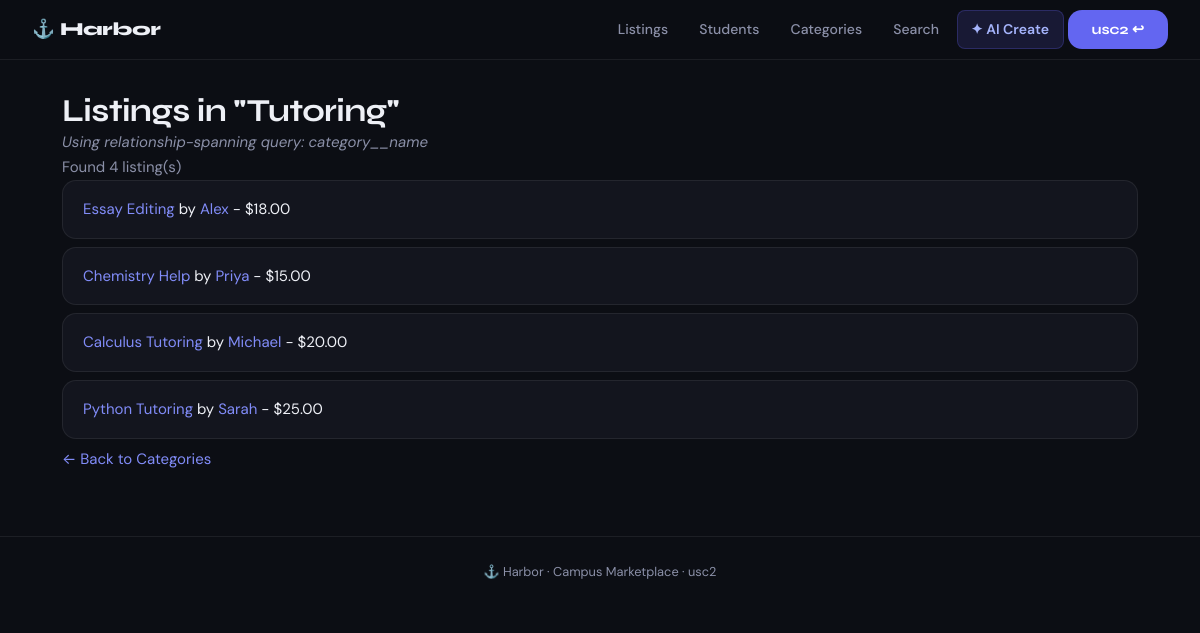
The app's page /category/Tutoring/listings/ (signed in) with its own data.
### listings/models.py (models this page shows, shortened)
class Category(models.Model):
    CATEGORY_TYPES = [
        ('SERVICE', 'Service'),
        ('FUNDRAISER', 'Fundraiser'),
        ('SELLER', 'Seller'),
    ]
    name = models.CharField(max_length=100)
    category_type = models.CharField(max_length=20, choices=CATEGORY_TYPES)
    description = models.TextField(max_length=300, blank=True)
    class Meta:
        ordering = ['name']
        verbose_name_plural = 'Categories'
        constraints = [
            models.UniqueConstraint(
                fields=['name', 'category_type'],
                name='unique_category_name_per_type'
            )
        ]

class Listing(models.Model):
    PAYMENT_METHODS = [
        ('VENMO', 'Venmo'),
        ('CASH', 'Cash'),
        ('PAYPAL', 'PayPal'),
        ('ZELLE', 'Zelle'),
    ]
    seller = models.ForeignKey(
        Student,
        on_delete=models.CASCADE,
        related_name='listings'
    )
    category = models.ForeignKey(
        Category,
        on_delete=models.PROTECT,
        related_name='listings'
    )
    title = models.CharField(max_length=200)
    description = models.TextField(max_length=1000)
    price = models.DecimalField(
        max_digits=10,
        decimal_places=2,
        null=True,
        blank=True,
        help_text="Price in USD (leave blank for free/donations)"
    )
    contact_method = models.CharField(max_length=200)
    accepted_payment = models.CharField(
        max_length=20,
        choices=PAYMENT_METHODS,
        default='VENMO'
    )
    is_active = models.BooleanField(default=True)
    created_at = models.DateTimeField(auto_now_add=True)
    updated_at = models.DateTimeField(auto_now=True)
    class Meta:
        ordering = ['-created_at']
        constraints = [
            models.UniqueConstraint(
                fields=['seller', 'title'],
                name='unique_listing_per_seller'
            )
        ]
    def get_absolute_url(self):
        from django.urls import reverse
        return reverse('listing_detail', args=[str(self.id)])

class Student(models.Model):
    first_name = models.CharField(max_length=100)
    last_name = models.CharField(max_length=100)
    university_email = models.EmailField(
        unique=True,
        validators=[EmailValidator()],
        help_text="Must be a valid .edu email address"
    )
    phone_number = models.CharField(max_length=15, blank=True)
    bio = models.TextField(max_length=500, blank=True)
    is_verified = models.BooleanField(default=False)
    created_at = models.DateTimeField(auto_now_add=True)
    updated_at = models.DateTimeField(auto_now=True)
    class Meta:
        ordering = ['-created_at']
        constraints = [
            models.UniqueConstraint(
                fields=['university_email'],
                name='unique_student_email'
            )
        ]
    def get_absolute_url(self):
        from django.urls import reverse
        return reverse('student_detail', args=[str(self.id)])

### listings/views.py (the view)
def listing_by_category_name(request, category_name):
    listings = Listing.objects.filter(
        is_active=True,
        category__name__iexact=category_name
    )
    context = {
        'listings': listings,
        'category_name': category_name,
        'count': listings.count()
    }
    return render(request, 'listings/listing_by_category.html', context)

### listings/templates/listings/listing_by_category.html (shortened to what this page needs)
{% extends "base.html" %}
{% block content %}
    <h2>Listings in "{{ category_name }}"</h2>
    <p><em>Using relationship-spanning query: category__name</em></p>
    <p>Found {{ count }} listing(s)</p>
    <ul>
    {% for listing in listings %}
        <li>
            <a href="{{ listing.get_absolute_url }}">{{ listing.title }}</a>
            by <a href="{{ listing.seller.get_absolute_url }}">{{ listing.seller.first_name }}</a>
            - ${{ listing.price|default:"Free" }}
        </li>
    {% empty %}
        <li>No listings found in this category.</li>
    {% endfor %}
    </ul>
    <p><a href="{% url 'category_list' %}">&larr; Back to Categories</a></p>
{% endblock %}

### listings/templates/base.html (shortened to what this page needs)
{% load static %}
<!DOCTYPE html>
<html lang="en">
<head>
    <link rel="stylesheet" href="{% static 'listings/css/styles.css' %}">
</head>
<body>
<nav class="navbar">
    <a href="{% url 'home' %}" class="nav-brand">⚓ Harbor</a>
    <div class="nav-links">
        {% if user.is_authenticated %}
            <a href="{% url 'listing_list' %}">Listings</a>
            <a href="{% url 'student_list' %}">Students</a>
            <a href="{% url 'category_list' %}">Categories</a>
            <a href="{% url 'listing_search_get' %}">Search</a>
            <a href="{% url 'create_local_ai' %}" class="nav-ai-btn">✦ AI Create</a>
            <form method="post" action="{% url 'account_logout' %}" class="logout-form">
                <button type="submit" class="nav-logout">{{ user.username }} ↩</button>
            </form>
        {% else %}
            <a href="{% url 'account_login' %}">Login</a>
            <a href="{% url 'account_signup' %}" class="nav-signup">Sign Up</a>
        {% endif %}
    </div>
</nav>
<main class="page-main">
    {% block content %}{% endblock %}
</main>
<footer class="site-footer">
    <p>⚓ Harbor · Campus Marketplace · {{ request.user.username|default:"" }}</p>
</footer>
</body>
</html>

### listings/static/listings/css/styles.css (style rules this page uses)
:root { --primary: #6366f1; --primary-dim: rgba(99,102,241,0.15); --accent: #818cf8; --secondary: #f472b6; --success: #34d399; --warning: #fbbf24; --danger: #f87171; --bg: #0c0e14; --bg-card: #13151e; --bg-raise: #1a1d2a; --bg-hover: #1f2235; --text: #eef0f6; --text-2: #8b90a8; --text-3: #555a72; --border: rgba(255,255,255,0.07); --border-focus: rgba(99,102,241,0.5); --radius-sm: 8px; --radius-md: 14px; --radius-lg: 20px; --radius-xl: 28px; --shadow-card: 0 2px 16px rgba(0,0,0,0.35); --shadow-lift: 0 8px 32px rgba(0,0,0,0.45); --glow-primary: 0 0 24px rgba(99,102,241,0.25); }
*, *::before, *::after { box-sizing: border-box; margin: 0; padding: 0; }
html { scroll-behavior: smooth; }
body { font-family: 'DM Sans', -apple-system, sans-serif; background: var(--bg); color: var(--text); line-height: 1.65; min-height: 100vh; font-size: 15px; -webkit-font-smoothing: antialiased; }
h1, h2, h3, h4, h5 { font-family: 'Syne', sans-serif; letter-spacing: -0.02em; line-height: 1.2; color: var(--text); }
h2 { font-size: clamp(1.35rem, 3vw, 2rem); font-weight: 700; }
p { color: var(--text-2); }
a { color: var(--accent); text-decoration: none; transition: color 0.15s; }
.navbar { position: sticky; top: 0; z-index: 200; display: flex; align-items: center; justify-content: space-between; padding: 0 2rem; height: 60px; background: rgba(12,14,20,0.92); backdrop-filter: blur(20px); border-bottom: 1px solid var(--border); }
.nav-brand { font-family: 'Syne', sans-serif; font-weight: 800; font-size: 1.15rem; color: var(--text) !important; letter-spacing: -0.02em; flex-shrink: 0; }
.nav-links { display: flex; align-items: center; gap: 0.25rem; }
.nav-links a { color: var(--text-2); font-size: 0.875rem; font-weight: 500; padding: 0.45rem 0.85rem; border-radius: var(--radius-sm); transition: all 0.15s; }
.nav-ai-btn { background: var(--primary-dim) !important; color: #a5b4fc !important; border: 1px solid rgba(99,102,241,0.25) !important; font-weight: 600 !important; }
.nav-logout { background: none; border: 1px solid var(--border); color: var(--text-2); font-size: 0.875rem; font-weight: 500; padding: 0.45rem 0.85rem; border-radius: var(--radius-sm); cursor: pointer; font-family: 'DM Sans', sans-serif; transition: all 0.15s; }
.logout-form { display: flex; align-items: center; }
.page-main { max-width: 1140px; margin: 0 auto; padding: 2rem 2rem 4rem; }
.btn, button[type="submit"] { display: inline-flex; align-items: center; gap: 0.4rem; padding: 0.7rem 1.5rem; background: var(--primary); color: white; border: none; border-radius: var(--radius-md); font-family: 'Syne', sans-serif; font-size: 0.9rem; font-weight: 700; cursor: pointer; transition: all 0.2s; text-decoration: none; }
.site-footer { border-top: 1px solid var(--border); padding: 1.5rem 2rem; text-align: center; font-size: 0.8rem; color: var(--text-3); }
ul { list-style: none; }
li { background: var(--bg-card); border: 1px solid var(--border); border-radius: var(--radius-md); padding: 1rem 1.25rem; margin-bottom: 0.5rem; transition: border-color 0.15s; }

### records on screen
Category: name "Tutoring"
Listing: title "Essay Editing", seller.first_name "Alex", price "18.00"
Listing: title "Chemistry Help", seller.first_name "Priya", price "15.00"
Listing: title "Calculus Tutoring", seller.first_name "Michael", price "20.00"
Listing: title "Python Tutoring", seller.first_name "Sarah", price "25.00"

### other values on screen
{{ user.username }} "usc2"
{{ count }} "4"
{{ request.user.username|default:"" }} "usc2"
